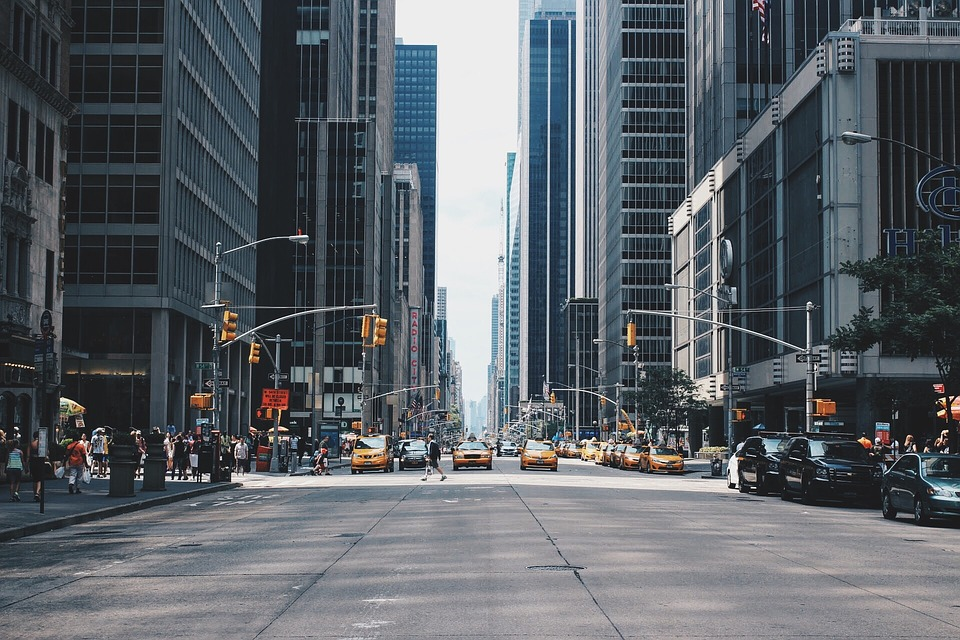
#> input picture pics/city.jpg, 960 x 640 px, found by its file name
$ jupyter execute --allow-errors blur-bloom.ipynb
#> lines starting #> are read from the running program, lines starting #| are printed output that depends on the picture
[cell 1]
import numpy as np

import time
import cv2

[cell 2]
def brightPassFilter(image, thresh):

    imgx = image.shape[0]
    imgy = image.shape[1]

    #this is how you create a new np array!! Don't use '='
    edit = np.copy(image)

    for i in range(0, imgx):
        for j in range(0, imgy):
            if image[i][j][0] < thresh and image[i][j][1] < thresh and image[i][j][2] < thresh:
                edit[i][j] = 0

    return edit

def bloom(image, thresh, blurx, blury):

    imgBrightPass = brightPassFilter(image, thresh)

    imgBlur = cv2.blur(imgBrightPass, (blurx, blury))

    bloom = cv2.addWeighted(imgBlur, 1, img, 1, 0)

    return bloom


#start of program
img = cv2.imread('city.jpg')
#> img is the input picture: shape (640, 960, 3); mean B, G, R 103.4, 97.6, 91.7

cv2.imshow('img', img)
cv2.waitKey(0)
cv2.destroyAllWindows()

for i in range(0,1):
    img = bloom(img, 150, 10, 10)
#> this loop made 1 pass
#> pass 1, in bloom, `imgBrightPass = brightPassFilter(image, thresh)`:
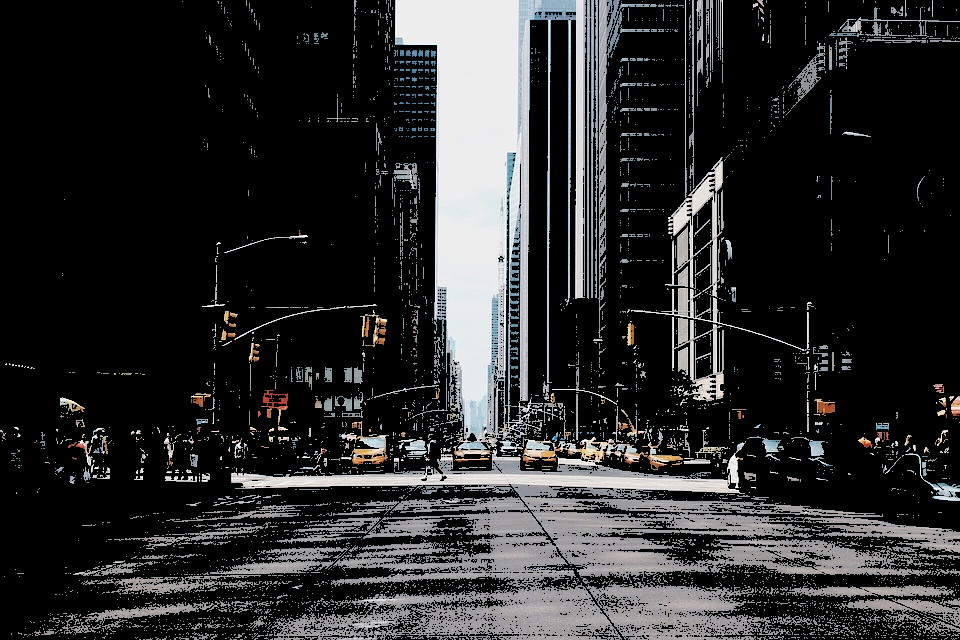
#> imgBrightPass: shape (640, 960, 3); mean B, G, R 44.3, 43.7, 43.6
#> pass 1, in bloom, `imgBlur = cv2.blur(imgBrightPass, (blurx, blury))`:
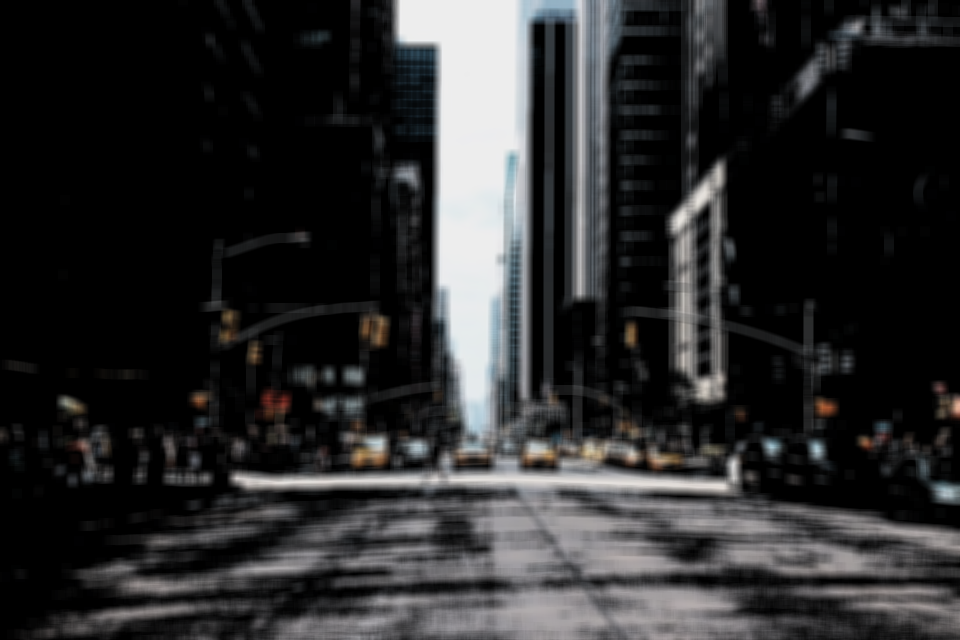
#> imgBlur: shape (640, 960, 3); mean B, G, R 44.3, 43.7, 43.6
#> pass 1, in bloom, `bloom = cv2.addWeighted(imgBlur, 1, img, 1, 0)`:
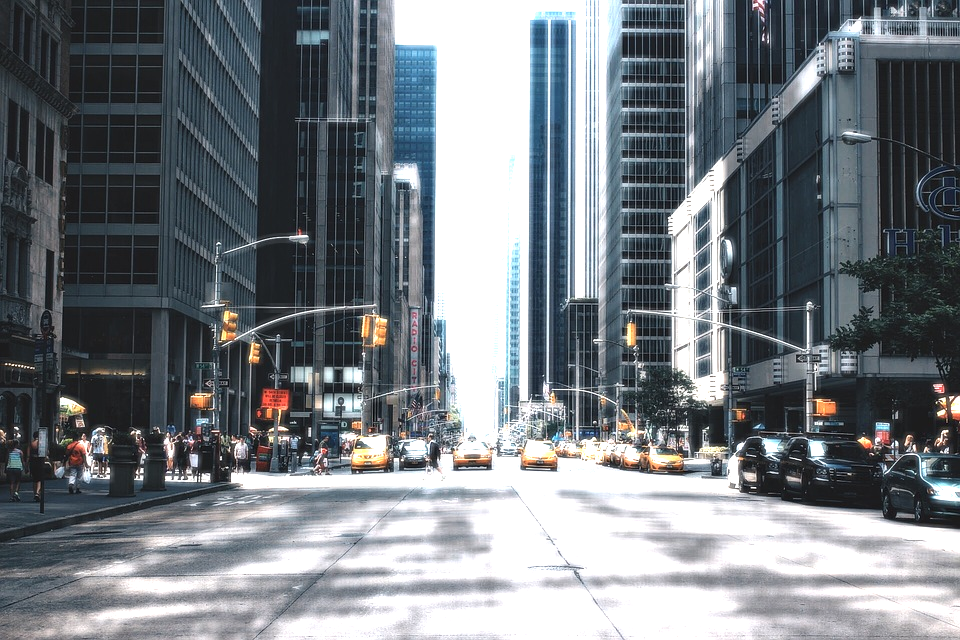
#> bloom: shape (640, 960, 3); mean B, G, R 129.5, 123.9, 117.9


cv2.imshow('img', img)
cv2.waitKey(0)
cv2.destroyAllWindows()

[cell 3]
#this block creates weird rectangles around bright spots on the image
def brightPassFilter(image, thresh):

#> called with thresh = 200
    imgx = image.shape[0]
#> imgx = 640
    imgy = image.shape[1]
#> imgy = 960

    #this is how you create a new np array!! Don't use '='
    edit = np.copy(image)

    for i in range(0, imgx):
        for j in range(0, imgy):
            if image[i][j][0] < thresh and image[i][j][1] < thresh and image[i][j][2] < thresh:
                edit[i][j] = 0
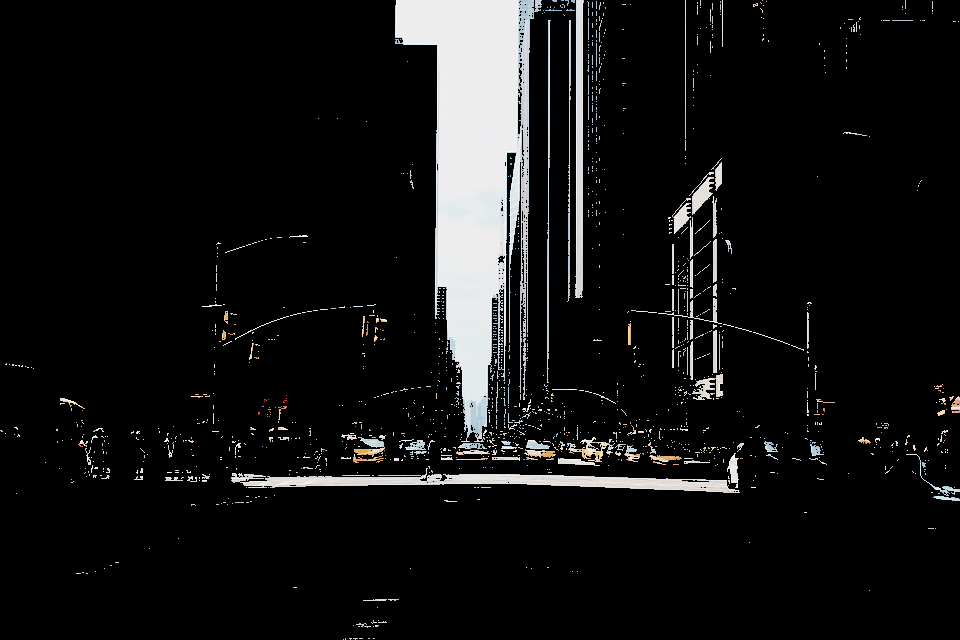
#> edit: shape (640, 960, 3); mean B, G, R 19.4, 19.4, 19.3

    return edit

def blendIgnoreBlack(img1, img2):

    imgx = img1.shape[0]
    imgy = img1.shape[1]

    edit = np.copy(img1)

    for i in range(0, imgx):
        for j in range(0, imgy):
            if img1[i][j][0] != 0 and img1[i][j][1] != 0 and img1[i][j][2] != 0:
                edit[i][j][0] = (img1[i][j][0] + img2[i][j][0] % 256)
                edit[i][j][1] = (img1[i][j][1] + img2[i][j][1] % 256)
                edit[i][j][2] = (img1[i][j][2] + img2[i][j][2] % 256)

    return edit


img = cv2.imread('city.jpg')

cv2.imshow('img', img)
cv2.waitKey(0)
cv2.destroyAllWindows()

imgBright = brightPassFilter(img, 200)

#> (the rest of this cell did not finish here and is left out)

$ run again, with pics/beach.jpg copied over pics/city.jpg
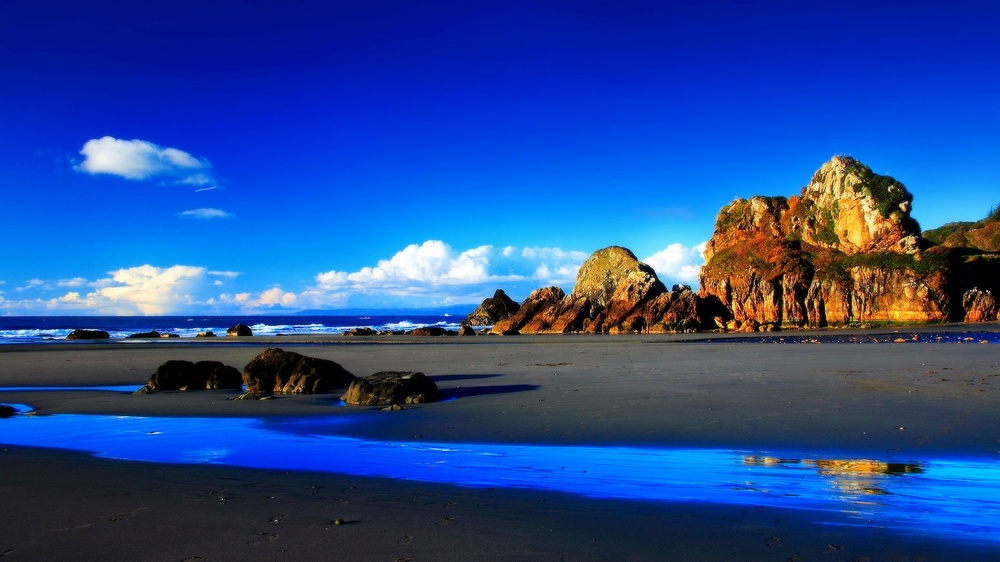
#> input picture pics/beach.jpg, 1000 x 562 px, shrunk from 1920 x 1080 before the run, found by its file name
#> img is the input picture: shape (562, 1000, 3); mean B, G, R 149, 73.1, 35.6
#> the loop `for i in range(0,1):` made 1 pass
#> pass 1, in bloom, `bloom = cv2.addWeighted(imgBlur, 1, img, 1, 0)`:
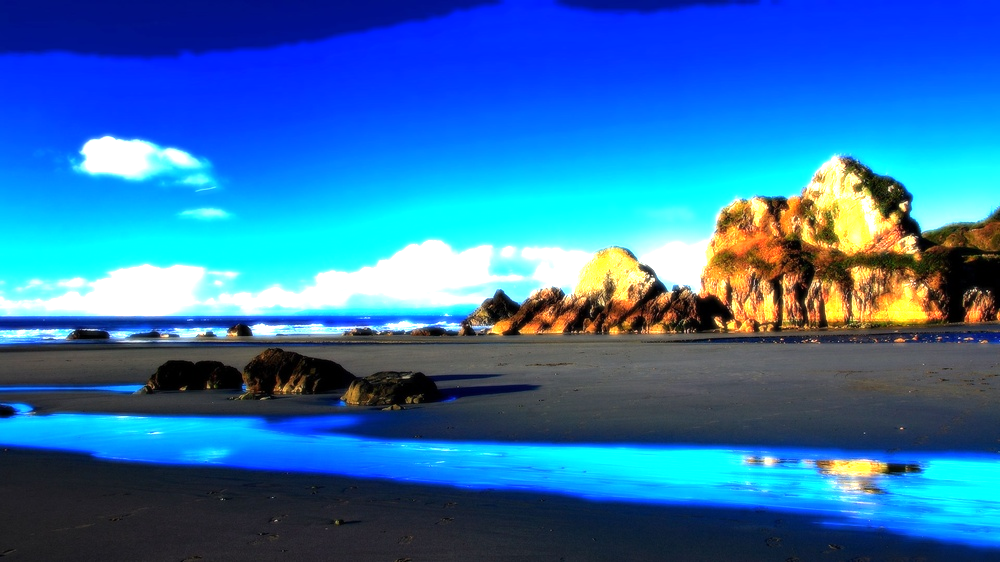
#> bloom: shape (562, 1000, 3); mean B, G, R 173.1, 113.9, 46.5
#> after the loop in brightPassFilter, `for i in range(0, imgx):`:
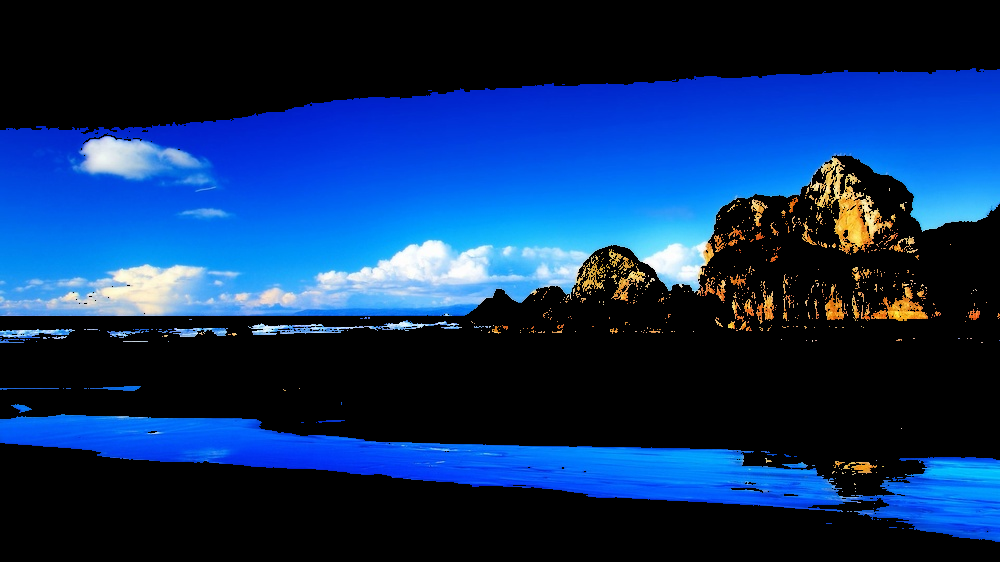
#> edit: shape (562, 1000, 3); mean B, G, R 94.4, 47.1, 14.5

$ run again, with pics/frame.jpg copied over pics/city.jpg
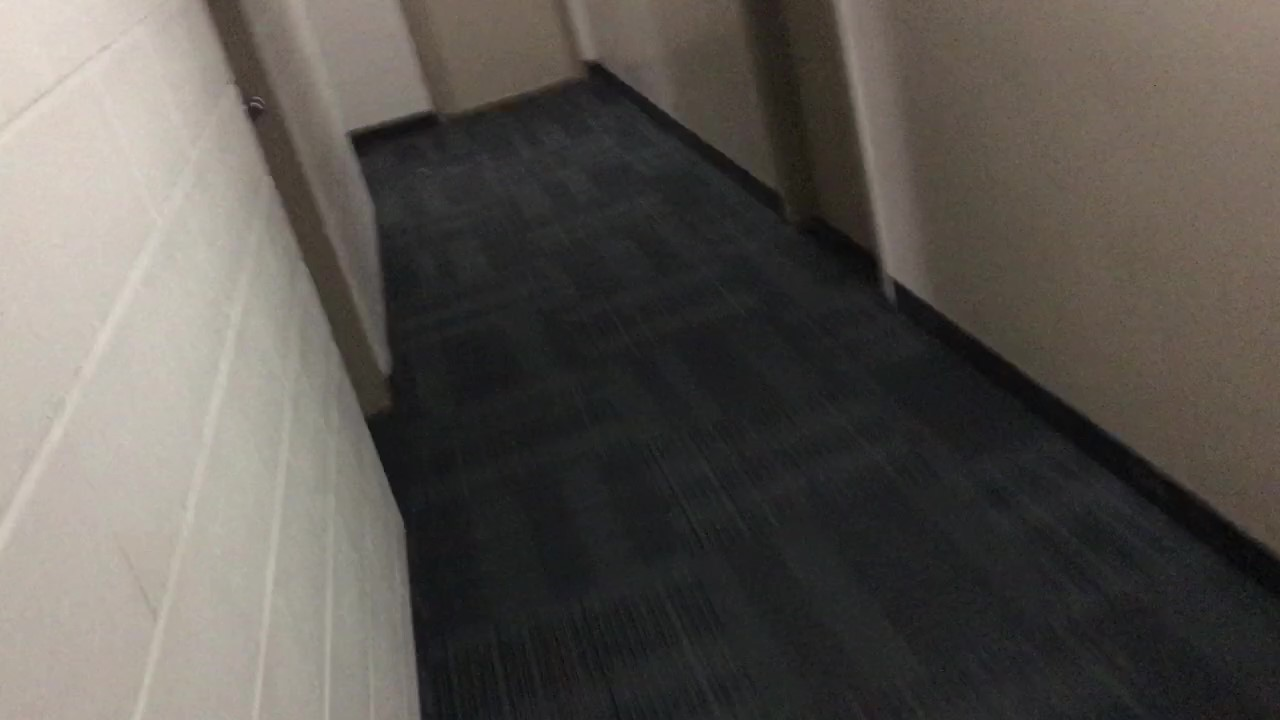
#> input picture pics/frame.jpg, 1280 x 720 px, found by its file name
#> img is the input picture: shape (720, 1280, 3); mean B, G, R 81.1, 86.3, 90.8
#> the loop `for i in range(0,1):` made 1 pass
#> pass 1, in bloom, `bloom = cv2.addWeighted(imgBlur, 1, img, 1, 0)`:
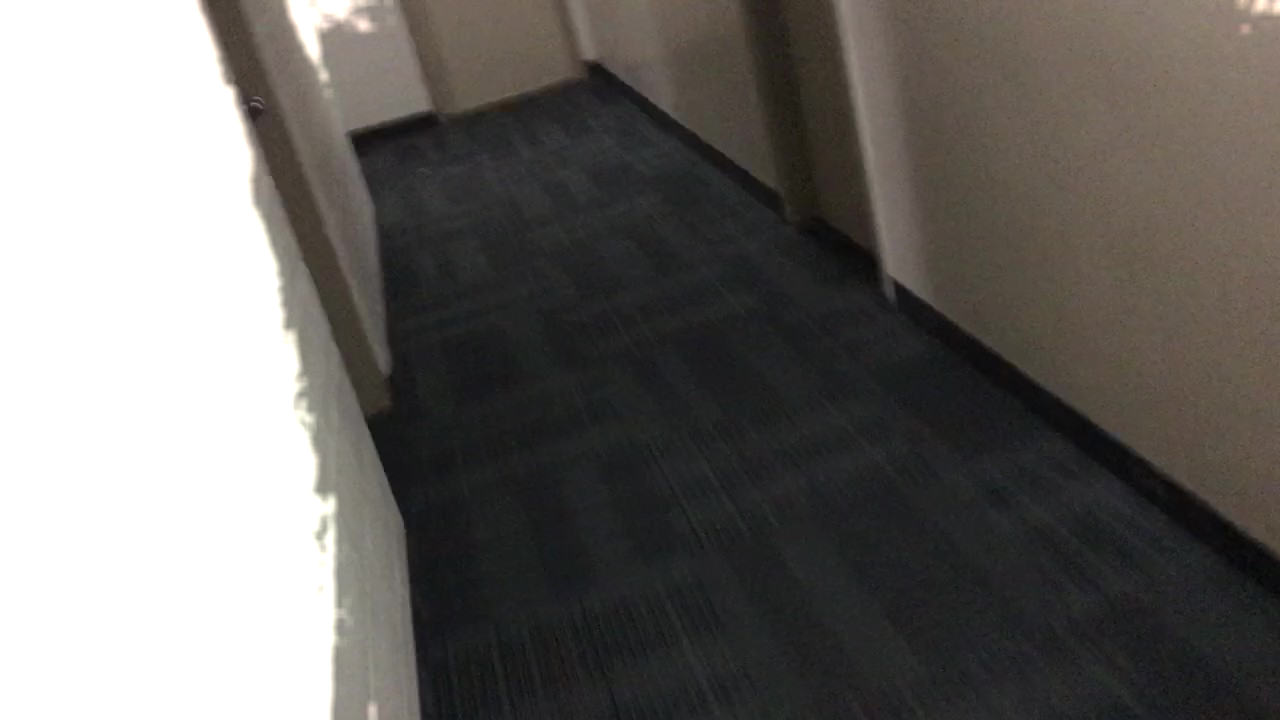
#> bloom: shape (720, 1280, 3); mean B, G, R 100.1, 103.1, 106
#> after the loop in brightPassFilter, `for i in range(0, imgx):`:
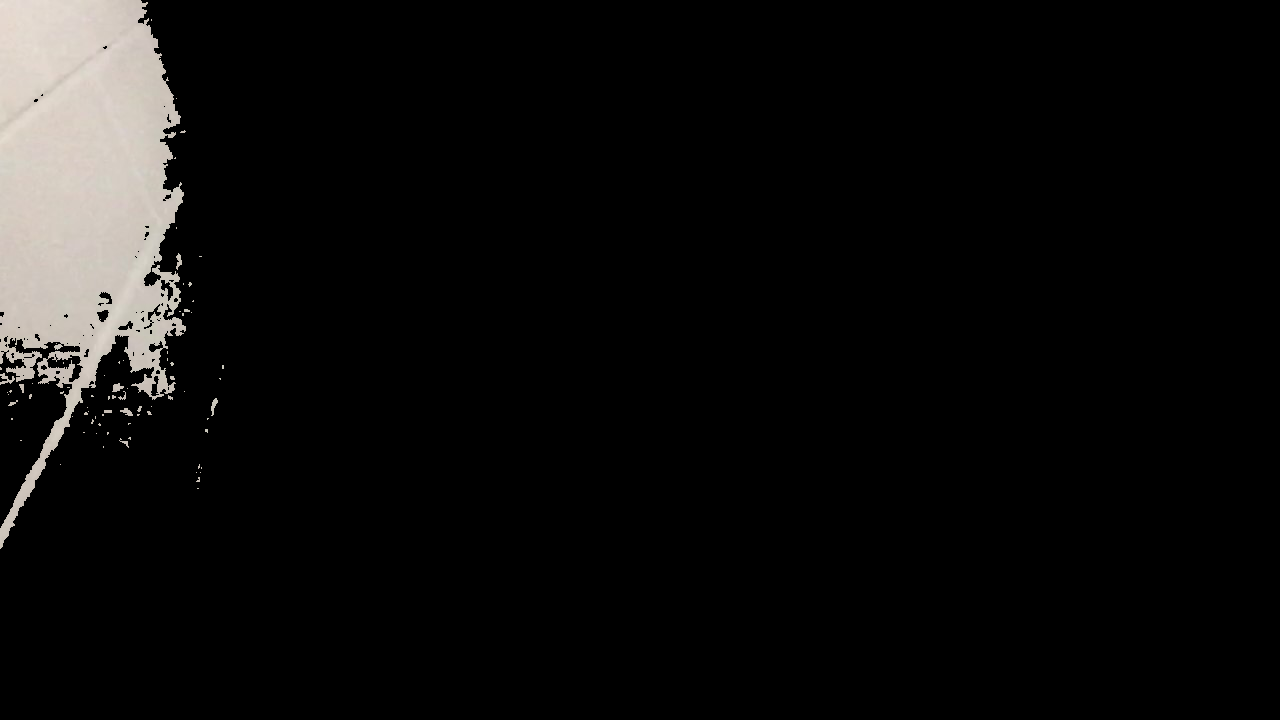
#> edit: shape (720, 1280, 3); mean B, G, R 13.2, 13.8, 14.4
